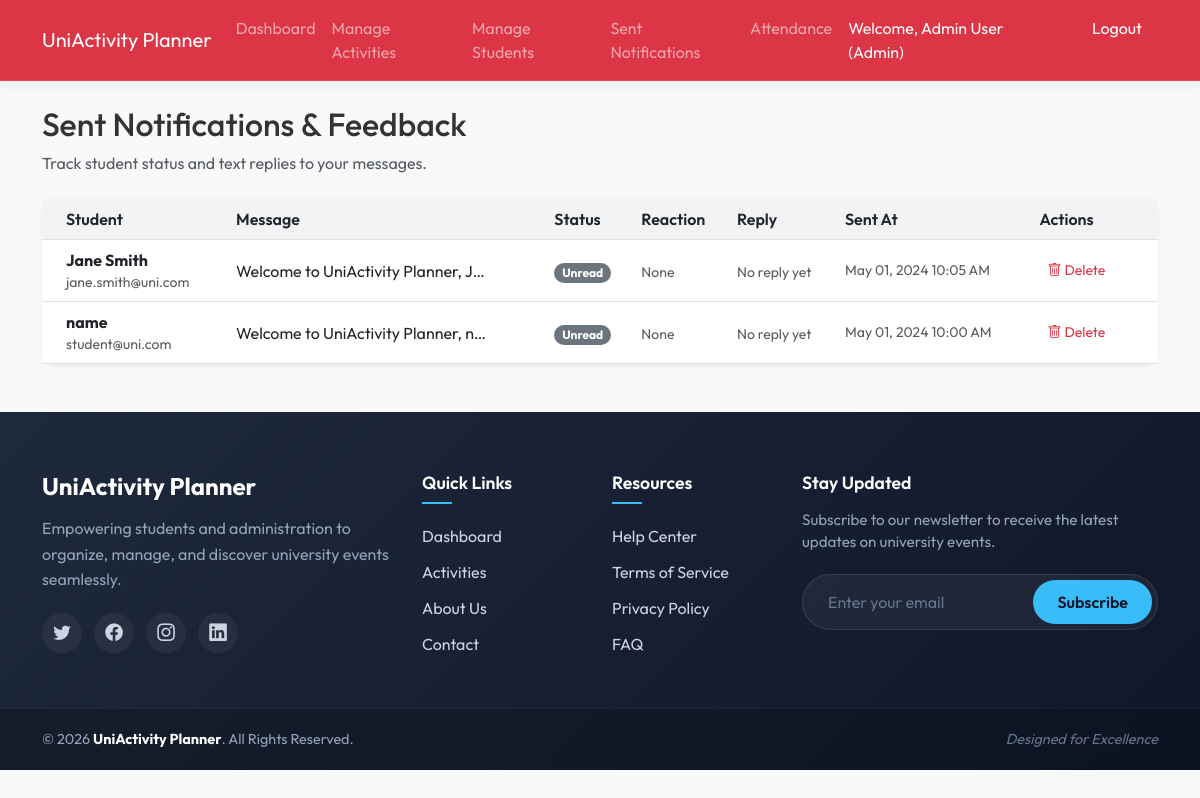
The app's page /admin/sent_notifications.php (signed in) with its own data.
### tables this page shows
CREATE TABLE IF NOT EXISTS `notifications` (
  `id` int(11) NOT NULL AUTO_INCREMENT,
  `user_id` int(11) NOT NULL,
  `message` text NOT NULL,
  `status` enum('unread','read') NOT NULL DEFAULT 'unread',
  `reaction_emoji` varchar(50) DEFAULT NULL,
  `reply_text` text DEFAULT NULL,
  `created_at` timestamp NOT NULL DEFAULT current_timestamp(),
  PRIMARY KEY (`id`),
  KEY `user_id` (`user_id`),
  CONSTRAINT `notifications_ibfk_1` FOREIGN KEY (`user_id`) REFERENCES `users` (`id`) ON DELETE CASCADE
);

CREATE TABLE IF NOT EXISTS `users` (
  `id` int(11) NOT NULL AUTO_INCREMENT,
  `name` varchar(100) NOT NULL,
  `email` varchar(100) NOT NULL,
  `password` varchar(255) NOT NULL,
  `role` enum('admin','student') NOT NULL DEFAULT 'student',
  PRIMARY KEY (`id`),
  UNIQUE KEY `email` (`email`)
);

### admin/sent_notifications.php (the view, shortened to what this page needs)
<?php
require_once '../config/database.php';
require_once '../includes/header.php';
$query = "SELECT n.*, u.name as student_name, u.email as student_email
          FROM notifications n
          JOIN users u ON n.user_id = u.id
          ORDER BY n.created_at DESC";
$notifications = $pdo->query($query)->fetchAll();
?>
<div class="mb-4">
    <h2>Sent Notifications & Feedback</h2>
    <p class="text-muted">Track student status and text replies to your messages.</p>
</div>
<div class="card border-0 shadow-sm rounded-4">
    <div class="card-body p-0">
        <div class="table-responsive">
            <table class="table table-hover align-middle mb-0">
                <thead class="bg-light">
                    <tr>
                        <th class="ps-4">Student</th>
                        <th>Message</th>
                        <th>Status</th>
                        <th>Reaction</th>
                        <th>Reply</th>
                        <th>Sent At</th>
                        <th class="pe-4">Actions</th>
                    </tr>
                </thead>
                <tbody>
                    <?php if ($notifications): ?>
                        <?php foreach ($notifications as $n): ?>
                        <tr>
                            <td class="ps-4">
                                <div class="fw-bold"><?php echo htmlspecialchars($n['student_name']); ?></div>
                                <div class="small text-muted"><?php echo htmlspecialchars($n['student_email']); ?></div>
                            </td>
                            <td>
                                <div class="text-truncate" style="max-width: 250px;" title="<?php echo htmlspecialchars($n['message']); ?>">
                                    <?php echo htmlspecialchars($n['message']); ?>
                                </div>
                            </td>
                            <td>
                                <span class="badge rounded-pill <?php echo $n['status'] === 'read' ? 'bg-success' : 'bg-secondary'; ?>">
                                    <?php echo ucfirst($n['status']); ?>
                                </span>
                            </td>
                            <td>
                                <?php if(isset($n['reaction_emoji']) && $n['reaction_emoji']): ?>
                                    <span class="fs-4 px-2 py-1 rounded bg-light border d-inline-block"><?php echo $n['reaction_emoji']; ?></span>
                                <?php else: ?>
                                    <span class="text-muted small">None</span>
                                <?php endif; ?>
                            </td>
                            <td>
                                <?php if (isset($n['reply_text']) && $n['reply_text']): ?>
                                    <div class="small bg-light p-2 rounded border" style="max-width: 200px;">
                                        <?php echo nl2br(htmlspecialchars($n['reply_text'])); ?>
                                    </div>
                                <?php else: ?>
                                    <span class="text-muted small">No reply yet</span>
                                <?php endif; ?>
                            </td>
                            <td class="small text-muted">
                                <?php echo date('M d, Y h:i A', strtotime($n['created_at'])); ?>
                            </td>
                            <td class="pe-4">
                                <form method="POST" onsubmit="return confirm('Are you sure you want to delete this notification?');">
                                    <button type="submit" class="btn btn-sm btn-outline-danger border-0">
                                        <i class="bi bi-trash"></i> Delete
                                    </button>
                                </form>
                            </td>
                        </tr>
                        <?php endforeach; ?>
                    <?php else: ?>
                        <tr>
                            <td colspan="5" class="text-center py-5 text-muted">No notifications sent yet.</td>
                        </tr>
                    <?php endif; ?>
                </tbody>
            </table>
        </div>
    </div>
</div>
<?php require_once '../includes/footer.php'; ?>

### includes/header.php (shortened to what this page needs)
<?php
$role = $_SESSION['role'];
$name = $_SESSION['name'];
?>
<!DOCTYPE html>
<html lang="en">
<head>
    <link href="https://cdn.jsdelivr.net/npm/bootstrap@5.3.0/dist/css/bootstrap.min.css" rel="stylesheet">
    <link href="../assets/css/style.css" rel="stylesheet">
</head>
<body>
<?php
$nav_bg = ($role === 'admin') ? 'bg-danger' : 'bg-success';
?>
<nav class="navbar navbar-expand-lg navbar-dark <?php echo $nav_bg; ?> mb-4">
    <div class="container">
        <a class="navbar-brand" href="dashboard.php">UniActivity Planner</a>
        <div class="collapse navbar-collapse" id="navbarNav">
            <ul class="navbar-nav me-auto">
                <li class="nav-item">
                    <a class="nav-link" href="dashboard.php">Dashboard</a>
                </li>
                <?php if ($role === 'admin'): ?>
                <li class="nav-item">
                    <a class="nav-link" href="activities.php">Manage Activities</a>
                </li>
                <li class="nav-item">
                    <a class="nav-link" href="students.php">Manage Students</a>
                </li>
                <li class="nav-item">
                    <a class="nav-link" href="sent_notifications.php">Sent Notifications</a>
                </li>
                <li class="nav-item">
                    <a class="nav-link" href="attendance.php">Attendance</a>
                </li>
                <?php endif; ?>
            </ul>
            <ul class="navbar-nav ms-auto">
                <li class="nav-item">
                    <span class="nav-link text-light">Welcome, <?php echo htmlspecialchars($name); ?> (<?php echo ucfirst($role); ?>)</span>
                </li>
                <li class="nav-item">
                    <a class="nav-link btn btn-danger text-white ms-2 px-3" href="logout.php">Logout</a>
                </li>
            </ul>
        </div>
    </div>
</nav>
<div class="container">

### includes/footer.php (shortened to what this page needs)
</div>
<footer class="premium-footer mt-5">
    <div class="footer-top">
        <div class="container">
            <div class="row gy-4">
                <div class="col-lg-4 col-md-6 footer-brand-section">
                    <h4 class="footer-brand">UniActivity Planner</h4>
                    <p class="footer-description">
                        Empowering students and administration to organize, manage, and discover university events seamlessly.
                    </p>
                    <div class="social-links mt-3">
                        <a href="#" class="social-icon"><i class="bi bi-twitter"></i></a>
                        <a href="#" class="social-icon"><i class="bi bi-facebook"></i></a>
                        <a href="#" class="social-icon"><i class="bi bi-instagram"></i></a>
                        <a href="#" class="social-icon"><i class="bi bi-linkedin"></i></a>
                    </div>
                </div>
                <div class="col-lg-2 col-md-6 footer-links">
                    <h4>Quick Links</h4>
                    <ul>
                        <li><a href="dashboard.php">Dashboard</a></li>
                        <li><a href="activities.php">Activities</a></li>
                        <li><a href="#">About Us</a></li>
                        <li><a href="#">Contact</a></li>
                    </ul>
                </div>
                <div class="col-lg-2 col-md-6 footer-links">
                    <h4>Resources</h4>
                    <ul>
                        <li><a href="#">Help Center</a></li>
                        <li><a href="#">Terms of Service</a></li>
                        <li><a href="#">Privacy Policy</a></li>
                        <li><a href="#">FAQ</a></li>
                    </ul>
                </div>
                <div class="col-lg-4 col-md-6 footer-newsletter">
                    <h4>Stay Updated</h4>
                    <p>Subscribe to our newsletter to receive the latest updates on university events.</p>
                    <form action="" method="post" class="newsletter-form">
                        <input type="email" name="email" placeholder="Enter your email" required>
                        <button type="submit" class="btn-subscribe">Subscribe</button>
                    </form>
                </div>
            </div>
        </div>
    </div>
    <div class="footer-bottom">
        <div class="container">
            <div class="row align-items-center">
                <div class="col-md-6 text-center text-md-start">
                    <p class="mb-0">&copy; <?php echo date('Y'); ?> <strong>UniActivity Planner</strong>. All Rights Reserved.</p>
                </div>
                <div class="col-md-6 text-center text-md-end mt-3 mt-md-0">
                    <span class="designed-by">Designed for Excellence</span>
                </div>
            </div>
        </div>
    </div>
</footer>
<link rel="stylesheet" href="https://cdn.jsdelivr.net/npm/bootstrap-icons@1.10.5/font/bootstrap-icons.css">
</body>
</html>

### assets/css/style.css (style rules this page uses)
body { background-color: #f8f9fa; font-family: 'Outfit', sans-serif; color: #333; }
.navbar { box-shadow: 0 4px 12px rgba(0,0,0,0.05); border-bottom: 1px solid rgba(255,255,255,0.1); }
.card { border-radius: 12px; box-shadow: 0 6px 15px rgba(0, 0, 0, 0.04); border: none; margin-bottom: 20px; transition: transform 0.3s ease, box-shadow 0.3s ease; }
.table th { background-color: #f1f3f5; font-weight: 600; }
.premium-footer { background: linear-gradient(135deg, #1e293b 0%, #0f172a 100%); color: #f8fafc; padding-top: 60px; }
.premium-footer a { color: #cbd5e1; text-decoration: none; transition: color 0.3s ease, padding-left 0.3s ease; }
.footer-top { padding-bottom: 40px; }
.footer-brand { font-size: 1.5rem; font-weight: 700; margin-bottom: 15px; color: #fff; }
.footer-description { color: #94a3b8; line-height: 1.6; margin-bottom: 20px; }
.social-links { display: flex; gap: 12px; }
.social-icon { display: flex; align-items: center; justify-content: center; width: 40px; height: 40px; background: rgba(255, 255, 255, 0.05); border-radius: 50%; color: #fff; font-size: 1.1rem; transition: all 0.3s ease; }
.footer-links h4 { font-size: 1.1rem; font-weight: 600; margin-bottom: 20px; color: #fff; position: relative; padding-bottom: 10px; }
.footer-links h4::after { content: ''; position: absolute; left: 0; bottom: 0; width: 30px; height: 2px; background: #38bdf8; }
.footer-links ul { list-style: none; padding: 0; margin: 0; }
.footer-links ul li { margin-bottom: 12px; }
.footer-newsletter h4 { font-size: 1.1rem; font-weight: 600; margin-bottom: 15px; color: #fff; }
.footer-newsletter p { color: #94a3b8; font-size: 0.95rem; margin-bottom: 20px; }
.newsletter-form { display: flex; position: relative; background: rgba(255, 255, 255, 0.05); border-radius: 30px; padding: 5px; border: 1px solid rgba(255,255,255,0.1); }
.newsletter-form input { background: transparent; border: none; padding: 10px 20px; color: #fff; width: 100%; outline: none; }
.newsletter-form input::placeholder { color: #64748b; }
.btn-subscribe { background: #38bdf8; color: #0f172a; border: none; padding: 10px 24px; border-radius: 25px; font-weight: 600; transition: all 0.3s ease; cursor: pointer; }
.footer-bottom { background: rgba(0, 0, 0, 0.2); padding: 20px 0; border-top: 1px solid rgba(255, 255, 255, 0.05); font-size: 0.9rem; color: #94a3b8; }
.footer-bottom strong { color: #fff; }
.designed-by { font-style: italic; color: #64748b; }

### records on screen
notifications: user.name "Jane Smith", user.email "jane.smith@uni.com", message "Welcome to UniActivity Planner, J…", status "Unread", shows "None", shows "No reply yet", created_at "May 01, 2024 10:05 AM"
notifications: user.name "name", user.email "student@uni.com", message "Welcome to UniActivity Planner, n…", status "Unread", shows "None", shows "No reply yet", created_at "May 01, 2024 10:00 AM"

### other values on screen
$name "Admin User"
$role "Admin"
